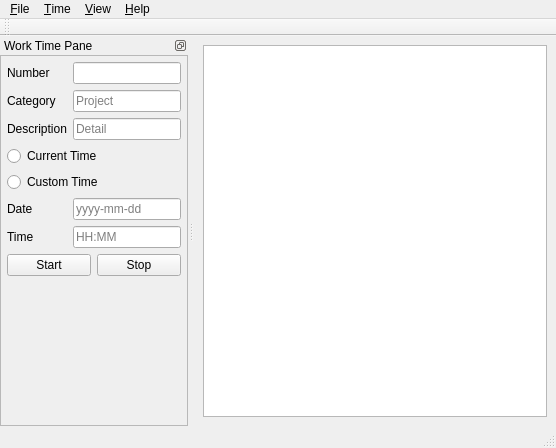
<?xml version="1.0" encoding="UTF-8"?>
<ui version="4.0">
 <class>MainWindow</class>
 <widget class="QMainWindow" name="MainWindow">
  <property name="geometry">
   <rect>
    <x>0</x>
    <y>0</y>
    <width>556</width>
    <height>448</height>
   </rect>
  </property>
  <property name="windowTitle">
   <string>MainWindow</string>
  </property>
  <widget class="QWidget" name="centralwidget">
   <layout class="QVBoxLayout" name="verticalLayout">
    <item>
     <widget class="QTableWidget" name="ShowDataTable">
      <property name="alternatingRowColors">
       <bool>true</bool>
      </property>
      <property name="selectionMode">
       <enum>QAbstractItemView::SingleSelection</enum>
      </property>
      <property name="selectionBehavior">
       <enum>QAbstractItemView::SelectItems</enum>
      </property>
      <attribute name="horizontalHeaderVisible">
       <bool>true</bool>
      </attribute>
      <attribute name="verticalHeaderVisible">
       <bool>false</bool>
      </attribute>
     </widget>
    </item>
   </layout>
  </widget>
  <widget class="QMenuBar" name="menubar">
   <property name="geometry">
    <rect>
     <x>0</x>
     <y>0</y>
     <width>556</width>
     <height>21</height>
    </rect>
   </property>
   <widget class="QMenu" name="menu_File">
    <property name="title">
     <string>&amp;File</string>
    </property>
    <addaction name="action_New"/>
    <addaction name="action_Load"/>
    <addaction name="action_Save"/>
    <addaction name="action_Exit"/>
   </widget>
   <widget class="QMenu" name="menuTime">
    <property name="title">
     <string>&amp;Time</string>
    </property>
    <addaction name="action_Start"/>
    <addaction name="action_Stop"/>
   </widget>
   <widget class="QMenu" name="menuHel">
    <property name="title">
     <string>&amp;Help</string>
    </property>
    <addaction name="action_How_to_use"/>
    <addaction name="action_about"/>
   </widget>
   <widget class="QMenu" name="menu_View">
    <property name="title">
     <string>&amp;View</string>
    </property>
    <addaction name="actionAdd_Data_Pane"/>
    <addaction name="action_Table"/>
   </widget>
   <addaction name="menu_File"/>
   <addaction name="menuTime"/>
   <addaction name="menu_View"/>
   <addaction name="menuHel"/>
  </widget>
  <widget class="QStatusBar" name="statusbar"/>
  <widget class="QToolBar" name="toolBar">
   <property name="windowTitle">
    <string>toolBar</string>
   </property>
   <attribute name="toolBarArea">
    <enum>TopToolBarArea</enum>
   </attribute>
   <attribute name="toolBarBreak">
    <bool>false</bool>
   </attribute>
  </widget>
  <widget class="QDockWidget" name="AddDataDockWindow">
   <property name="features">
    <set>QDockWidget::DockWidgetFloatable|QDockWidget::DockWidgetMovable</set>
   </property>
   <property name="windowTitle">
    <string>Work Time Pane</string>
   </property>
   <attribute name="dockWidgetArea">
    <number>1</number>
   </attribute>
   <widget class="QWidget" name="AddDataDockContents">
    <layout class="QHBoxLayout" name="horizontalLayout_3">
     <property name="leftMargin">
      <number>0</number>
     </property>
     <property name="topMargin">
      <number>0</number>
     </property>
     <property name="rightMargin">
      <number>0</number>
     </property>
     <property name="bottomMargin">
      <number>0</number>
     </property>
     <item>
      <widget class="QScrollArea" name="AddDataScrollArea">
       <property name="widgetResizable">
        <bool>true</bool>
       </property>
       <widget class="QWidget" name="AddDataScrollContents">
        <property name="geometry">
         <rect>
          <x>0</x>
          <y>0</y>
          <width>216</width>
          <height>371</height>
         </rect>
        </property>
        <layout class="QVBoxLayout" name="verticalLayout_2">
         <property name="leftMargin">
          <number>3</number>
         </property>
         <property name="topMargin">
          <number>3</number>
         </property>
         <property name="rightMargin">
          <number>3</number>
         </property>
         <property name="bottomMargin">
          <number>3</number>
         </property>
         <item>
          <layout class="QGridLayout" name="gridLayout">
           <property name="leftMargin">
            <number>3</number>
           </property>
           <property name="topMargin">
            <number>3</number>
           </property>
           <property name="rightMargin">
            <number>3</number>
           </property>
           <property name="bottomMargin">
            <number>3</number>
           </property>
           <item row="0" column="0">
            <widget class="QLabel" name="NumberLabel">
             <property name="text">
              <string>Number</string>
             </property>
            </widget>
           </item>
           <item row="1" column="0">
            <widget class="QLabel" name="CategoryLabel">
             <property name="text">
              <string>Category</string>
             </property>
            </widget>
           </item>
           <item row="0" column="1">
            <widget class="QLineEdit" name="NumberLineEdit">
             <property name="inputMask">
              <string/>
             </property>
            </widget>
           </item>
           <item row="2" column="1">
            <widget class="QLineEdit" name="DescriptionLineEdit">
             <property name="placeholderText">
              <string>Detail</string>
             </property>
            </widget>
           </item>
           <item row="2" column="0">
            <widget class="QLabel" name="DescriptionLabel">
             <property name="text">
              <string>Description</string>
             </property>
            </widget>
           </item>
           <item row="1" column="1">
            <widget class="QLineEdit" name="CategoryLineEdit">
             <property name="placeholderText">
              <string>Project</string>
             </property>
            </widget>
           </item>
           <item row="4" column="0" colspan="2">
            <widget class="QRadioButton" name="CurrentRadioButton">
             <property name="text">
              <string>Current Time</string>
             </property>
            </widget>
           </item>
           <item row="8" column="1">
            <widget class="QLineEdit" name="TimeLineEdit">
             <property name="placeholderText">
              <string>HH:MM</string>
             </property>
            </widget>
           </item>
           <item row="11" column="0" colspan="2">
            <spacer name="verticalSpacer">
             <property name="orientation">
              <enum>Qt::Vertical</enum>
             </property>
             <property name="sizeHint" stdset="0">
              <size>
               <width>20</width>
               <height>40</height>
              </size>
             </property>
            </spacer>
           </item>
           <item row="5" column="0" colspan="2">
            <widget class="QRadioButton" name="CustomRadioButton">
             <property name="text">
              <string>Custom Time</string>
             </property>
            </widget>
           </item>
           <item row="8" column="0">
            <widget class="QLabel" name="TimeLabel">
             <property name="text">
              <string>Time</string>
             </property>
            </widget>
           </item>
           <item row="7" column="0">
            <widget class="QLabel" name="DateLabel">
             <property name="text">
              <string>Date</string>
             </property>
            </widget>
           </item>
           <item row="10" column="0" colspan="2">
            <layout class="QHBoxLayout" name="horizontalLayout">
             <property name="leftMargin">
              <number>0</number>
             </property>
             <property name="topMargin">
              <number>0</number>
             </property>
             <item>
              <widget class="QPushButton" name="StartButton">
               <property name="text">
                <string>Start</string>
               </property>
              </widget>
             </item>
             <item>
              <widget class="QPushButton" name="StopButton">
               <property name="text">
                <string>Stop</string>
               </property>
               <property name="checkable">
                <bool>false</bool>
               </property>
              </widget>
             </item>
            </layout>
           </item>
           <item row="7" column="1">
            <widget class="QLineEdit" name="DateLineEdit">
             <property name="inputMask">
              <string/>
             </property>
             <property name="text">
              <string/>
             </property>
             <property name="placeholderText">
              <string>yyyy-mm-dd</string>
             </property>
            </widget>
           </item>
          </layout>
         </item>
        </layout>
       </widget>
      </widget>
     </item>
    </layout>
   </widget>
  </widget>
  <action name="action_New">
   <property name="text">
    <string>&amp;New</string>
   </property>
  </action>
  <action name="action_Load">
   <property name="text">
    <string>&amp;Load</string>
   </property>
  </action>
  <action name="action_Save">
   <property name="text">
    <string>&amp;Save</string>
   </property>
  </action>
  <action name="action_Exit">
   <property name="text">
    <string>&amp;Exit</string>
   </property>
  </action>
  <action name="action_Start">
   <property name="text">
    <string>&amp;Start</string>
   </property>
  </action>
  <action name="action_Stop">
   <property name="text">
    <string>&amp;Stop</string>
   </property>
  </action>
  <action name="action_about">
   <property name="text">
    <string>&amp;About</string>
   </property>
  </action>
  <action name="action_How_to_use">
   <property name="text">
    <string>&amp;How to use</string>
   </property>
  </action>
  <action name="actionAdd_Data_Pane">
   <property name="text">
    <string>&amp;Add Data Pane</string>
   </property>
  </action>
  <action name="action_Table">
   <property name="text">
    <string>&amp;Table</string>
   </property>
  </action>
 </widget>
 <tabstops>
  <tabstop>NumberLineEdit</tabstop>
  <tabstop>CategoryLineEdit</tabstop>
  <tabstop>DescriptionLineEdit</tabstop>
  <tabstop>CurrentRadioButton</tabstop>
  <tabstop>CustomRadioButton</tabstop>
  <tabstop>DateLineEdit</tabstop>
  <tabstop>TimeLineEdit</tabstop>
  <tabstop>StartButton</tabstop>
  <tabstop>StopButton</tabstop>
  <tabstop>ShowDataTable</tabstop>
  <tabstop>AddDataScrollArea</tabstop>
 </tabstops>
 <resources/>
 <connections/>
</ui>
